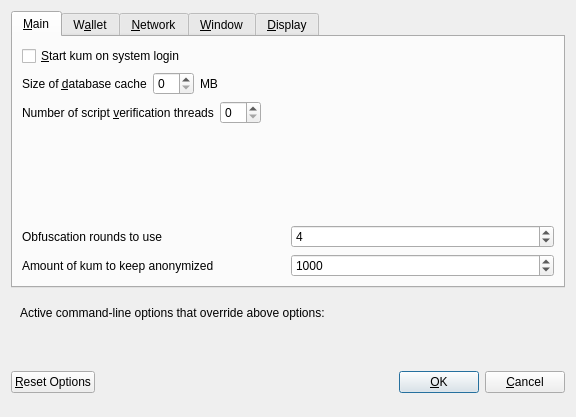
<?xml version="1.0" encoding="UTF-8"?>
<ui version="4.0">
 <class>OptionsDialog</class>
 <widget class="QDialog" name="OptionsDialog">
  <property name="geometry">
   <rect>
    <x>0</x>
    <y>0</y>
    <width>576</width>
    <height>417</height>
   </rect>
  </property>
  <property name="windowTitle">
   <string>Options</string>
  </property>
  <property name="modal">
   <bool>true</bool>
  </property>
  <layout class="QVBoxLayout" name="verticalLayout">
   <item>
    <widget class="QTabWidget" name="tabWidget">
     <property name="currentIndex">
      <number>0</number>
     </property>
     <widget class="QWidget" name="tabMain">
      <attribute name="title">
       <string>&amp;Main</string>
      </attribute>
      <layout class="QVBoxLayout" name="verticalLayout_Main">
       <item>
        <widget class="QCheckBox" name="bitcoinAtStartup">
         <property name="toolTip">
          <string>Automatically start kum after logging in to the system.</string>
         </property>
         <property name="text">
          <string>&amp;Start kum on system login</string>
         </property>
        </widget>
       </item>
       <item>
        <layout class="QHBoxLayout" name="horizontalLayout_2_Main">
         <item>
          <widget class="QLabel" name="databaseCacheLabel">
           <property name="text">
            <string>Size of &amp;database cache</string>
           </property>
           <property name="textFormat">
            <enum>Qt::PlainText</enum>
           </property>
           <property name="buddy">
            <cstring>databaseCache</cstring>
           </property>
          </widget>
         </item>
         <item>
          <widget class="QSpinBox" name="databaseCache"/>
         </item>
         <item>
          <widget class="QLabel" name="databaseCacheUnitLabel">
           <property name="text">
            <string>MB</string>
           </property>
           <property name="textFormat">
            <enum>Qt::PlainText</enum>
           </property>
          </widget>
         </item>
         <item>
          <spacer name="horizontalSpacer_2_Main">
           <property name="orientation">
            <enum>Qt::Horizontal</enum>
           </property>
           <property name="sizeHint" stdset="0">
            <size>
             <width>40</width>
             <height>20</height>
            </size>
           </property>
          </spacer>
         </item>
        </layout>
       </item>
       <item>
        <layout class="QHBoxLayout" name="horizontalLayout_3_Main">
         <item>
          <widget class="QLabel" name="threadsScriptVerifLabel">
           <property name="text">
            <string>Number of script &amp;verification threads</string>
           </property>
           <property name="textFormat">
            <enum>Qt::PlainText</enum>
           </property>
           <property name="buddy">
            <cstring>threadsScriptVerif</cstring>
           </property>
          </widget>
         </item>
         <item>
          <widget class="QSpinBox" name="threadsScriptVerif">
           <property name="toolTip">
            <string>(0 = auto, &lt;0 = leave that many cores free)</string>
           </property>
          </widget>
         </item>
         <item>
          <spacer name="horizontalSpacer_3_Main">
           <property name="orientation">
            <enum>Qt::Horizontal</enum>
           </property>
           <property name="sizeHint" stdset="0">
            <size>
             <width>40</width>
             <height>20</height>
            </size>
           </property>
          </spacer>
         </item>
        </layout>
       </item>
       <item>
        <spacer name="verticalSpacer_Main">
         <property name="orientation">
          <enum>Qt::Vertical</enum>
         </property>
         <property name="sizeHint" stdset="0">
          <size>
           <width>20</width>
           <height>40</height>
          </size>
         </property>
        </spacer>
       </item>
       <item>
        <layout class="QHBoxLayout" name="horizontalLayout_4_Main">
         <item>
          <widget class="QLabel" name="label">
           <property name="toolTip">
            <string>This setting determines the amount of individual masternodes that an input will be anonymized through.&lt;br/&gt;More rounds of anonymization gives a higher degree of privacy, but also costs more in fees.</string>
           </property>
           <property name="text">
            <string>Obfuscation rounds to use</string>
           </property>
          </widget>
         </item>
         <item>
          <widget class="QSpinBox" name="obfuscationRounds">
           <property name="minimum">
            <number>2</number>
           </property>
           <property name="maximum">
            <number>8</number>
           </property>
           <property name="value">
            <number>4</number>
           </property>
          </widget>
         </item>
        </layout>
       </item>
       <item>
        <layout class="QHBoxLayout" name="horizontalLayout">
         <item>
          <widget class="QLabel" name="label_2">
           <property name="toolTip">
            <string>This amount acts as a threshold to turn off Obfuscation once it's reached.</string>
           </property>
           <property name="statusTip">
            <string notr="true"/>
           </property>
           <property name="whatsThis">
            <string notr="true"/>
           </property>
           <property name="accessibleName">
            <string notr="true"/>
           </property>
           <property name="accessibleDescription">
            <string notr="true"/>
           </property>
           <property name="text">
            <string>Amount of kum to keep anonymized</string>
           </property>
          </widget>
         </item>
         <item>
          <widget class="QSpinBox" name="anonymizekum">
           <property name="minimum">
            <number>100</number>
           </property>
           <property name="maximum">
            <number>100000</number>
           </property>
           <property name="singleStep">
            <number>100</number>
           </property>
           <property name="value">
            <number>1000</number>
           </property>
          </widget>
         </item>
        </layout>
       </item>
      </layout>
     </widget>
     <widget class="QWidget" name="tabWallet">
      <attribute name="title">
       <string>W&amp;allet</string>
      </attribute>
      <layout class="QVBoxLayout" name="verticalLayout_Wallet">
       <item>
        <widget class="QGroupBox" name="groupBox">
         <property name="title">
          <string>Expert</string>
         </property>
         <layout class="QVBoxLayout" name="verticalLayout_2">
          <item>
           <widget class="QCheckBox" name="coinControlFeatures">
            <property name="toolTip">
             <string>Whether to show coin control features or not.</string>
            </property>
            <property name="text">
             <string>Enable coin &amp;control features</string>
            </property>
           </widget>
          </item>
          <item>
           <widget class="QCheckBox" name="showMasternodesTab">
            <property name="toolTip">
             <string>Show additional tab listing all your masternodes in first sub-tab&lt;br/&gt;and all masternodes on the network in second sub-tab.</string>
            </property>
            <property name="text">
             <string>Show Masternodes Tab</string>
            </property>
           </widget>
          </item>
          <item>
           <widget class="QCheckBox" name="spendZeroConfChange">
            <property name="toolTip">
             <string>If you disable the spending of unconfirmed change, the change from a transaction&lt;br/&gt;cannot be used until that transaction has at least one confirmation.&lt;br/&gt;This also affects how your balance is computed.</string>
            </property>
            <property name="text">
             <string>&amp;Spend unconfirmed change</string>
            </property>
           </widget>
          </item>
         </layout>
        </widget>
       </item>
       <item>
        <spacer name="verticalSpacer_Wallet">
         <property name="orientation">
          <enum>Qt::Vertical</enum>
         </property>
         <property name="sizeHint" stdset="0">
          <size>
           <width>20</width>
           <height>40</height>
          </size>
         </property>
        </spacer>
       </item>
      </layout>
     </widget>
     <widget class="QWidget" name="tabNetwork">
      <attribute name="title">
       <string>&amp;Network</string>
      </attribute>
      <layout class="QVBoxLayout" name="verticalLayout_Network">
       <item>
        <widget class="QCheckBox" name="mapPortUpnp">
         <property name="toolTip">
          <string>Automatically open the kum client port on the router. This only works when your router supports UPnP and it is enabled.</string>
         </property>
         <property name="text">
          <string>Map port using &amp;UPnP</string>
         </property>
        </widget>
       </item>
       <item>
        <widget class="QCheckBox" name="allowIncoming">
         <property name="toolTip">
          <string>Accept connections from outside</string>
         </property>
         <property name="text">
          <string>Allow incoming connections</string>
         </property>
        </widget>
       </item>
       <item>
        <widget class="QCheckBox" name="connectSocks">
         <property name="toolTip">
          <string>Connect to the kum network through a SOCKS5 proxy.</string>
         </property>
         <property name="text">
          <string>&amp;Connect through SOCKS5 proxy (default proxy):</string>
         </property>
        </widget>
       </item>
       <item>
        <layout class="QHBoxLayout" name="horizontalLayout_1_Network">
         <item>
          <widget class="QLabel" name="proxyIpLabel">
           <property name="text">
            <string>Proxy &amp;IP:</string>
           </property>
           <property name="textFormat">
            <enum>Qt::PlainText</enum>
           </property>
           <property name="buddy">
            <cstring>proxyIp</cstring>
           </property>
          </widget>
         </item>
         <item>
          <widget class="QValidatedLineEdit" name="proxyIp">
           <property name="minimumSize">
            <size>
             <width>140</width>
             <height>0</height>
            </size>
           </property>
           <property name="maximumSize">
            <size>
             <width>140</width>
             <height>16777215</height>
            </size>
           </property>
           <property name="toolTip">
            <string>IP address of the proxy (e.g. IPv4: 127.0.0.1 / IPv6: ::1)</string>
           </property>
          </widget>
         </item>
         <item>
          <widget class="QLabel" name="proxyPortLabel">
           <property name="text">
            <string>&amp;Port:</string>
           </property>
           <property name="textFormat">
            <enum>Qt::PlainText</enum>
           </property>
           <property name="buddy">
            <cstring>proxyPort</cstring>
           </property>
          </widget>
         </item>
         <item>
          <widget class="QLineEdit" name="proxyPort">
           <property name="minimumSize">
            <size>
             <width>55</width>
             <height>0</height>
            </size>
           </property>
           <property name="maximumSize">
            <size>
             <width>55</width>
             <height>16777215</height>
            </size>
           </property>
           <property name="toolTip">
            <string>Port of the proxy (e.g. 9050)</string>
           </property>
          </widget>
         </item>
         <item>
          <spacer name="horizontalSpacer_1_Network">
           <property name="orientation">
            <enum>Qt::Horizontal</enum>
           </property>
           <property name="sizeHint" stdset="0">
            <size>
             <width>40</width>
             <height>20</height>
            </size>
           </property>
          </spacer>
         </item>
        </layout>
       </item>
       <item>
        <spacer name="verticalSpacer_Network">
         <property name="orientation">
          <enum>Qt::Vertical</enum>
         </property>
         <property name="sizeHint" stdset="0">
          <size>
           <width>20</width>
           <height>40</height>
          </size>
         </property>
        </spacer>
       </item>
      </layout>
     </widget>
     <widget class="QWidget" name="tabWindow">
      <attribute name="title">
       <string>&amp;Window</string>
      </attribute>
      <layout class="QVBoxLayout" name="verticalLayout_Window">
       <item>
        <widget class="QCheckBox" name="minimizeToTray">
         <property name="toolTip">
          <string>Show only a tray icon after minimizing the window.</string>
         </property>
         <property name="text">
          <string>&amp;Minimize to the tray instead of the taskbar</string>
         </property>
        </widget>
       </item>
       <item>
        <widget class="QCheckBox" name="minimizeOnClose">
         <property name="toolTip">
          <string>Minimize instead of exit the application when the window is closed. When this option is enabled, the application will be closed only after selecting Quit in the menu.</string>
         </property>
         <property name="text">
          <string>M&amp;inimize on close</string>
         </property>
        </widget>
       </item>
       <item>
        <spacer name="verticalSpacer_Window">
         <property name="orientation">
          <enum>Qt::Vertical</enum>
         </property>
         <property name="sizeHint" stdset="0">
          <size>
           <width>20</width>
           <height>40</height>
          </size>
         </property>
        </spacer>
       </item>
      </layout>
     </widget>
     <widget class="QWidget" name="tabDisplay">
      <attribute name="title">
       <string>&amp;Display</string>
      </attribute>
      <layout class="QVBoxLayout" name="verticalLayout_Display">
       <item>
        <layout class="QHBoxLayout" name="horizontalLayout_1_Display">
         <item>
          <widget class="QLabel" name="langLabel">
           <property name="text">
            <string>User Interface &amp;language:</string>
           </property>
           <property name="textFormat">
            <enum>Qt::PlainText</enum>
           </property>
           <property name="buddy">
            <cstring>lang</cstring>
           </property>
          </widget>
         </item>
         <item>
          <widget class="QValueComboBox" name="lang">
           <property name="toolTip">
            <string>The user interface language can be set here. This setting will take effect after restarting kum.</string>
           </property>
          </widget>
         </item>
        </layout>
       </item>
       <item>
        <widget class="QLabel" name="label_3">
         <property name="toolTip">
          <string notr="true"/>
         </property>
         <property name="statusTip">
          <string notr="true"/>
         </property>
         <property name="whatsThis">
          <string notr="true"/>
         </property>
         <property name="accessibleName">
          <string notr="true"/>
         </property>
         <property name="text">
          <string>Language missing or translation incomplete? Help contributing translations here:
https://www.transifex.com/kum-project/kum-project-translations</string>
         </property>
         <property name="wordWrap">
          <bool>true</bool>
         </property>
         <property name="openExternalLinks">
          <bool>true</bool>
         </property>
         <property name="textInteractionFlags">
          <set>Qt::TextBrowserInteraction</set>
         </property>
        </widget>
       </item>
       <item>
        <layout class="QHBoxLayout" name="horizontalLayout_4_Display" stretch="0,0">
         <item>
          <widget class="QLabel" name="themeLabel">
           <property name="text">
            <string>User Interface Theme:</string>
           </property>
          </widget>
         </item>
         <item>
          <widget class="QValueComboBox" name="theme"/>
         </item>
        </layout>
       </item>
       <item>
        <widget class="Line" name="line">
         <property name="orientation">
          <enum>Qt::Horizontal</enum>
         </property>
        </widget>
       </item>
       <item>
        <layout class="QHBoxLayout" name="horizontalLayout_2_Display">
         <item>
          <widget class="QLabel" name="unitLabel">
           <property name="text">
            <string>&amp;Unit to show amounts in:</string>
           </property>
           <property name="textFormat">
            <enum>Qt::PlainText</enum>
           </property>
           <property name="buddy">
            <cstring>unit</cstring>
           </property>
          </widget>
         </item>
         <item>
          <widget class="QValueComboBox" name="unit">
           <property name="toolTip">
            <string>Choose the default subdivision unit to show in the interface and when sending coins.</string>
           </property>
          </widget>
         </item>
        </layout>
       </item>
       <item>
        <layout class="QHBoxLayout" name="horizontalLayout_5_Display">
         <item>
          <widget class="QLabel" name="digitsLabel">
           <property name="text">
            <string>Decimal digits</string>
           </property>
          </widget>
         </item>
         <item>
          <widget class="QValueComboBox" name="digits"/>
         </item>
        </layout>
       </item>
       <item>
        <layout class="QHBoxLayout" name="horizontalLayout_3_Display">
         <item>
          <widget class="QLabel" name="thirdPartyTxUrlsLabel">
           <property name="toolTip">
            <string>Third party URLs (e.g. a block explorer) that appear in the transactions tab as context menu items. %s in the URL is replaced by transaction hash. Multiple URLs are separated by vertical bar |.</string>
           </property>
           <property name="text">
            <string>Third party transaction URLs</string>
           </property>
           <property name="buddy">
            <cstring>thirdPartyTxUrls</cstring>
           </property>
          </widget>
         </item>
         <item>
          <widget class="QLineEdit" name="thirdPartyTxUrls">
           <property name="toolTip">
            <string>Third party URLs (e.g. a block explorer) that appear in the transactions tab as context menu items. %s in the URL is replaced by transaction hash. Multiple URLs are separated by vertical bar |.</string>
           </property>
          </widget>
         </item>
        </layout>
       </item>
       <item>
        <spacer name="verticalSpacer">
         <property name="orientation">
          <enum>Qt::Vertical</enum>
         </property>
         <property name="sizeHint" stdset="0">
          <size>
           <width>20</width>
           <height>40</height>
          </size>
         </property>
        </spacer>
       </item>
      </layout>
     </widget>
    </widget>
   </item>
   <item>
    <widget class="QFrame" name="frame">
     <layout class="QVBoxLayout" name="verticalLayout_Bottom">
      <item>
       <layout class="QHBoxLayout" name="horizontalLayout_Bottom">
        <item>
         <widget class="QLabel" name="overriddenByCommandLineInfoLabel">
          <property name="text">
           <string>Active command-line options that override above options:</string>
          </property>
          <property name="textFormat">
           <enum>Qt::PlainText</enum>
          </property>
         </widget>
        </item>
        <item>
         <spacer name="horizontalSpacer_Bottom">
          <property name="orientation">
           <enum>Qt::Horizontal</enum>
          </property>
          <property name="sizeHint" stdset="0">
           <size>
            <width>40</width>
            <height>20</height>
           </size>
          </property>
         </spacer>
        </item>
       </layout>
      </item>
      <item>
       <widget class="QLabel" name="overriddenByCommandLineLabel">
        <property name="text">
         <string/>
        </property>
        <property name="textFormat">
         <enum>Qt::PlainText</enum>
        </property>
        <property name="wordWrap">
         <bool>true</bool>
        </property>
       </widget>
      </item>
     </layout>
    </widget>
   </item>
   <item>
    <layout class="QHBoxLayout" name="horizontalLayout_Buttons">
     <item>
      <widget class="QPushButton" name="resetButton">
       <property name="toolTip">
        <string>Reset all client options to default.</string>
       </property>
       <property name="text">
        <string>&amp;Reset Options</string>
       </property>
       <property name="autoDefault">
        <bool>false</bool>
       </property>
      </widget>
     </item>
     <item>
      <spacer name="horizontalSpacer_1">
       <property name="orientation">
        <enum>Qt::Horizontal</enum>
       </property>
       <property name="sizeHint" stdset="0">
        <size>
         <width>40</width>
         <height>48</height>
        </size>
       </property>
      </spacer>
     </item>
     <item>
      <widget class="QLabel" name="statusLabel">
       <property name="minimumSize">
        <size>
         <width>200</width>
         <height>0</height>
        </size>
       </property>
       <property name="font">
        <font>
         <weight>75</weight>
         <bold>true</bold>
        </font>
       </property>
       <property name="text">
        <string/>
       </property>
       <property name="textFormat">
        <enum>Qt::PlainText</enum>
       </property>
       <property name="wordWrap">
        <bool>true</bool>
       </property>
      </widget>
     </item>
     <item>
      <spacer name="horizontalSpacer_2">
       <property name="orientation">
        <enum>Qt::Horizontal</enum>
       </property>
       <property name="sizeHint" stdset="0">
        <size>
         <width>40</width>
         <height>48</height>
        </size>
       </property>
      </spacer>
     </item>
     <item>
      <widget class="QPushButton" name="okButton">
       <property name="text">
        <string>&amp;OK</string>
       </property>
       <property name="autoDefault">
        <bool>false</bool>
       </property>
       <property name="default">
        <bool>true</bool>
       </property>
      </widget>
     </item>
     <item>
      <widget class="QPushButton" name="cancelButton">
       <property name="text">
        <string>&amp;Cancel</string>
       </property>
       <property name="autoDefault">
        <bool>false</bool>
       </property>
      </widget>
     </item>
    </layout>
   </item>
  </layout>
 </widget>
 <customwidgets>
  <customwidget>
   <class>QValidatedLineEdit</class>
   <extends>QLineEdit</extends>
   <header>qvalidatedlineedit.h</header>
  </customwidget>
  <customwidget>
   <class>QValueComboBox</class>
   <extends>QComboBox</extends>
   <header>qvaluecombobox.h</header>
  </customwidget>
 </customwidgets>
 <resources/>
 <connections/>
</ui>
